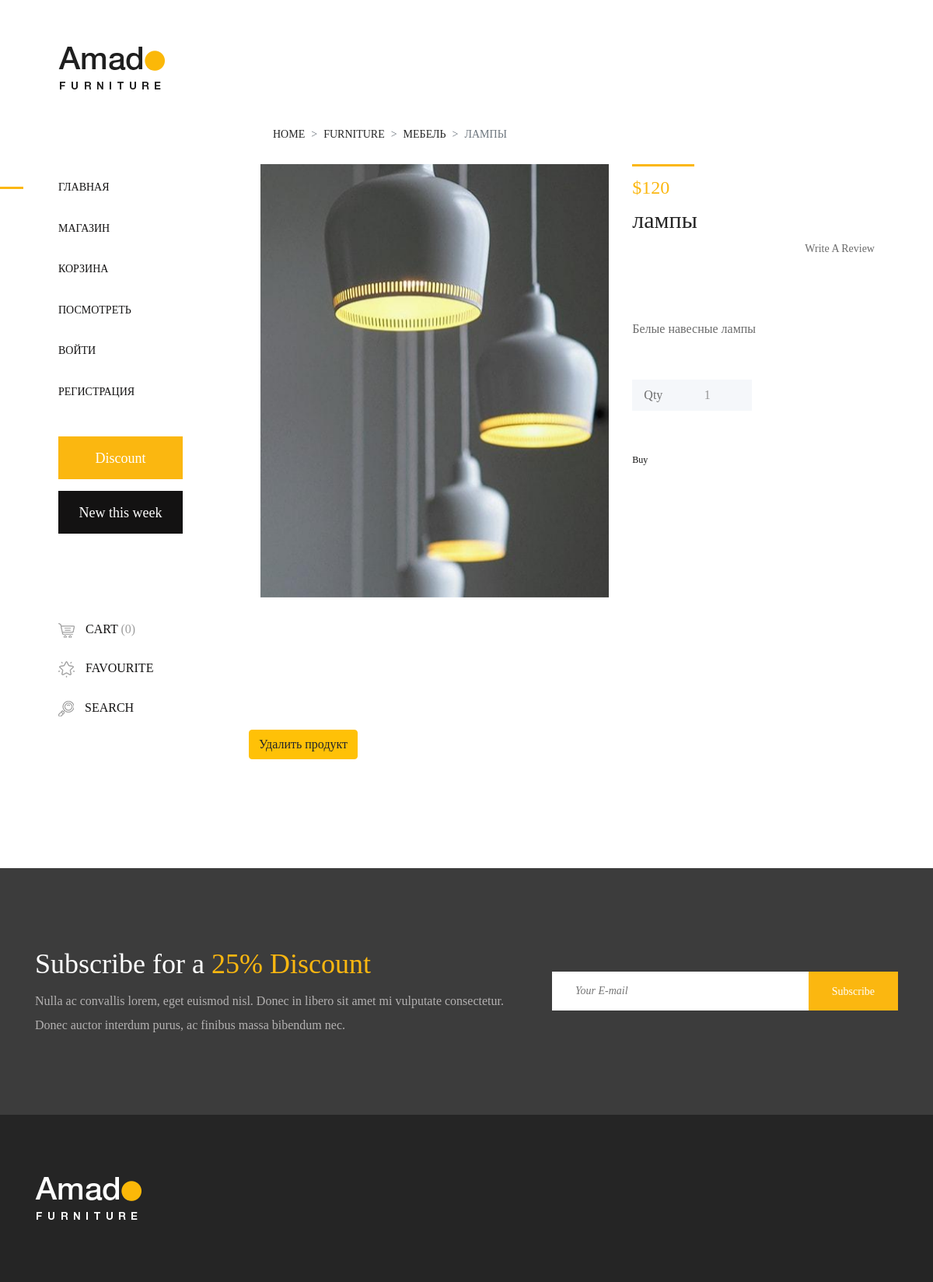
/products/1, run on an earlier commit of the app's database.
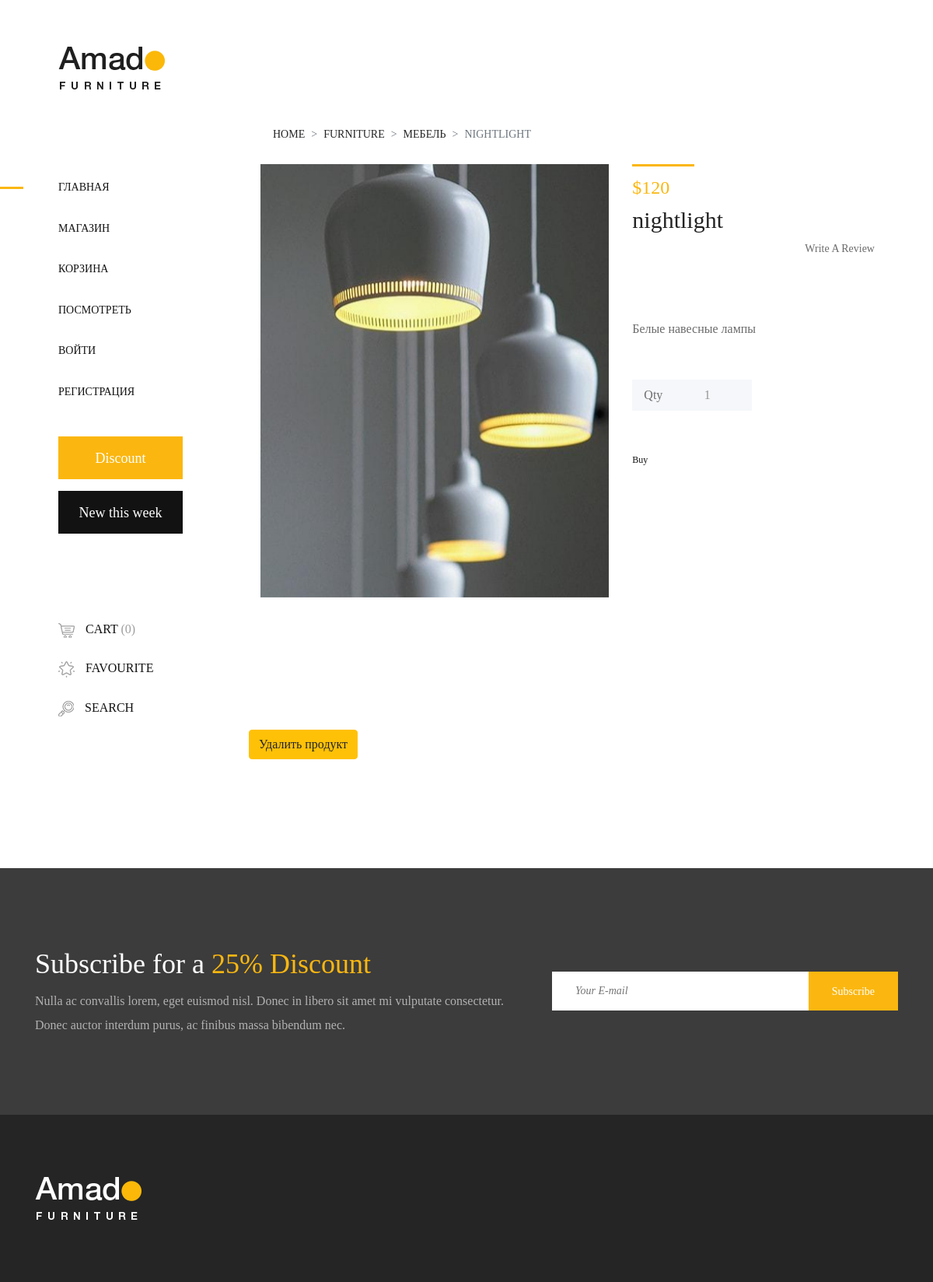
And on a later commit of the database.
### shops/models.py (models this page shows, shortened)
class Product(db.Model):
    __tablename__= 'products'
    id= db.Column(db.Integer(), primary_key=True)
    title = db.Column(db.String(), nullable=False)
    price = db.Column(db.Integer(), nullable=False)
    category = db.Column(db.String(), nullable=False)
    availibility = db.Column(db.String(), nullable=False)
    description = db.Column(db.Text(), nullable=False)
    image = db.Column(db.String(), nullable=False)
    buy = db.relationship('Buy', backref='product', lazy=True)

### shops/routes.py (the view)
@app.route('/products/<int:product_id>')
def product_detail(product_id):
    product = Product.query.get(product_id)
    return render_template('product-details.html', product=product)

### shops/templates/product-details.html (shortened to what the changed rows need)
{% extends 'base.html'%}
{% block content %}
        <div class="single-product-area section-padding-100 clearfix">
            <div class="container-fluid">
                <div class="row">
                    <div class="col-12">
                        <nav aria-label="breadcrumb">
                            <ol class="breadcrumb mt-50">
                                <li class="breadcrumb-item"><a href="#">Home</a></li>
                                <li class="breadcrumb-item"><a href="#">Furniture</a></li>
                                <li class="breadcrumb-item"><a href="#">{{product.category}}</a></li>
                                <li class="breadcrumb-item active" aria-current="page">{{product.title}}</li>
                            </ol>
                        </nav>
                    </div>
                </div>
                <div class="row">
                    <div class="col-12 col-lg-7">
                        <div class="single_product_thumb">
                            <div id="product_details_slider" class="carousel slide" data-ride="carousel">
                                <div class="carousel-inner">
                                    <div class="carousel-item active">
                                            <img class="d-block w-100" src="{{url_for('static', filename='img/product-img/' + product.image)}}" alt="">
                                    </div>
                                </div>
                            </div>
                        </div>
                    </div>
                    <div class="col-12 col-lg-5">
                        <div class="single_product_desc">
                            <div class="product-meta-data">
                                <div class="line"></div>
                                <p class="product-price">${{product.price}}</p>
                                <a href="product-details.html">
                                    <h6>{{product.title}}</h6>
                                </a>
                                <div class="ratings-review mb-15 d-flex align-items-center justify-content-between">
                                    <div class="ratings">
                                    </div>
                                    <div class="review">
                                    </div>
                                </div>
                                <p class="avaibility"><i class="fa fa-circle"></i> {{product.avaibility}}</p>
                            </div>
                            <div class="short_overview my-5">
                                <p>{{product.description}}</p>
                            </div>
                        </div>
                    </div>
                </div>
            </div>
        </div>
    </div>
    <section class="newsletter-area section-padding-100-0">
        <div class="container">
            <div class="row align-items-center">
                <div class="col-12 col-lg-6 col-xl-7">
                    <div class="newsletter-text mb-100">
                        <h2>Subscribe for a <span>25% Discount</span></h2>
                    </div>
                </div>
            </div>
        </div>
    </section>
{% endblock  %}

What changed in the data, as far as the page shows it:
changed Product "Белые навесные лампы": title "ЛАМПЫ" → "NIGHTLIGHT"; title "лампы" → "nightlight"
